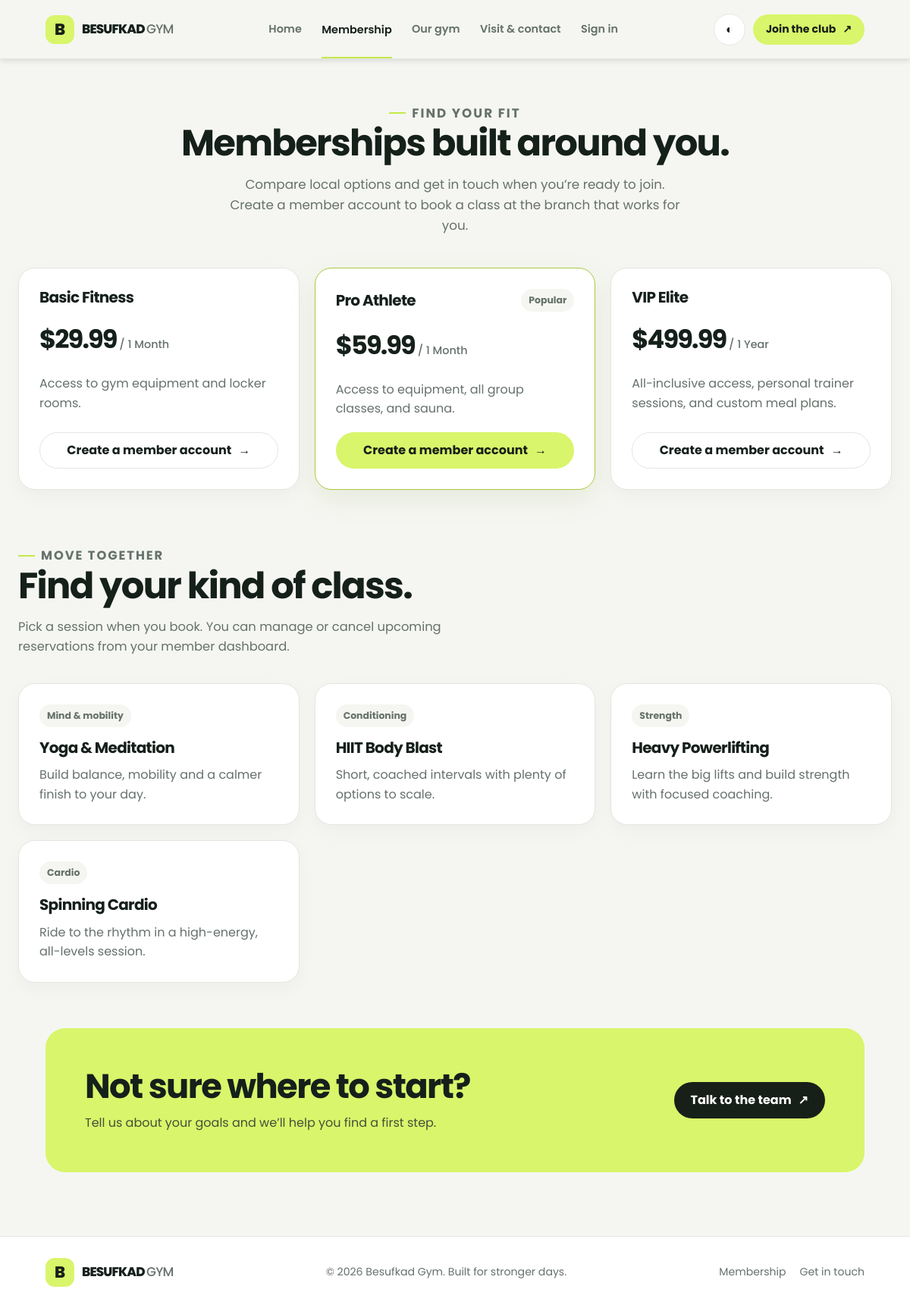
/services.php, run on the app's committed database.
### tables this page shows
CREATE TABLE IF NOT EXISTS plans (
    id INT AUTO_INCREMENT PRIMARY KEY,
    name VARCHAR(50) NOT NULL,
    price DECIMAL(10,2) NOT NULL,
    duration VARCHAR(20) NOT NULL,
    description TEXT
);

### includes/lang.php (called while the page is built, shortened)
<?php
$current_lang = $_SESSION['lang'] ?? 'en';
?>

### services.php (the view, shortened to what this page needs)
<?php
require_once 'config/db.php';
$result = $conn->query('SELECT id, name, price, duration, description FROM plans ORDER BY price ASC');
include 'includes/header.php';
?>
<section class="page-intro">
    <p class="eyebrow">Find your fit</p>
    <h2>Memberships built around you.</h2>
    <p>Compare local options and get in touch when you’re ready to join. Create a member account to book a class at the branch that works for you.</p>
</section>
<?php if ($result && $result->num_rows > 0): ?>
    <div class="card-grid">
        <?php $plan_index = 0; ?>
        <?php while ($plan = $result->fetch_assoc()): ?>
            <article class="card plan-card <?= $plan_index === 1 ? 'featured' : '' ?>">
                <div class="plan-top">
                    <h3><?= htmlspecialchars($plan['name'], ENT_QUOTES, 'UTF-8') ?></h3>
                    <?php if ($plan_index === 1): ?><span class="pill">Popular</span><?php endif; ?>
                </div>
                <div class="plan-price">$<?= number_format((float) $plan['price'], 2) ?><span> / <?= htmlspecialchars($plan['duration'], ENT_QUOTES, 'UTF-8') ?></span></div>
                <p><?= htmlspecialchars($plan['description'] ?? '', ENT_QUOTES, 'UTF-8') ?></p>
                <a class="button <?= $plan_index === 1 ? '' : 'button-outline' ?>" href="<?= isset($_SESSION['user_id']) ? 'dashboard.php#book-class' : 'register.php' ?>">
                    <?= isset($_SESSION['user_id']) ? 'Book a class' : 'Create a member account' ?> <span aria-hidden="true">→</span>
                </a>
            </article>
            <?php $plan_index++; ?>
        <?php endwhile; ?>
    </div>
<?php else: ?>
    <div class="schedule-note">Membership plans are temporarily unavailable. Please contact the club and we’ll help you choose an option.</div>
<?php endif; ?>
<section class="section" style="padding: 70px 0 0;">
    <div class="section-heading">
        <p class="eyebrow">Move together</p>
        <h2>Find your kind of class.</h2>
        <p>Pick a session when you book. You can manage or cancel upcoming reservations from your member dashboard.</p>
    </div>
    <div class="card-grid">
        <article class="card"><span class="pill">Mind &amp; mobility</span><h3 style="margin-top: 16px;">Yoga &amp; Meditation</h3><p>Build balance, mobility and a calmer finish to your day.</p></article>
        <article class="card"><span class="pill">Conditioning</span><h3 style="margin-top: 16px;">HIIT Body Blast</h3><p>Short, coached intervals with plenty of options to scale.</p></article>
        <article class="card"><span class="pill">Strength</span><h3 style="margin-top: 16px;">Heavy Powerlifting</h3><p>Learn the big lifts and build strength with focused coaching.</p></article>
        <article class="card"><span class="pill">Cardio</span><h3 style="margin-top: 16px;">Spinning Cardio</h3><p>Ride to the rhythm in a high-energy, all-levels session.</p></article>
    </div>
</section>
<section class="section" style="padding: 60px 0 0;">
    <div class="section-inner cta-panel"><div><h2>Not sure where to start?</h2><p>Tell us about your goals and we’ll help you find a first step.</p></div><a class="button" href="contact.php">Talk to the team <span aria-hidden="true">↗</span></a></div>
</section>
<?php include 'includes/footer.php'; ?>

### includes/header.php (shortened to what this page needs)
<?php
require_once __DIR__ . '/lang.php';
$current_page = basename($_SERVER['SCRIPT_NAME'] ?? 'index.php');
?>
<!DOCTYPE html>
<html lang="<?= htmlspecialchars($current_lang, ENT_QUOTES, 'UTF-8') ?>">
<head>
    <link rel="stylesheet" href="css/style.css">
</head>
<body>
<header class="site-header">
    <a class="brand" href="index.php" aria-label="Besufkad Gym home">
        <span class="brand-mark">B</span>
        <span class="brand-name">BESUFKAD <span>GYM</span></span>
    </a>
    <nav class="primary-nav" id="primaryNav" aria-label="Main navigation">
        <a class="<?= $current_page === 'index.php' ? 'active' : '' ?>" href="index.php">Home</a>
        <a class="<?= $current_page === 'services.php' ? 'active' : '' ?>" href="services.php">Membership</a>
        <a class="<?= $current_page === 'about.php' ? 'active' : '' ?>" href="about.php">Our gym</a>
        <a class="<?= $current_page === 'contact.php' ? 'active' : '' ?>" href="contact.php">Visit &amp; contact</a>
        <?php if (isset($_SESSION['user_id'])): ?>
            <a class="<?= $current_page === 'dashboard.php' ? 'active' : '' ?>" href="dashboard.php">My bookings</a>
            <a href="logout.php">Sign out</a>
        <?php else: ?>
            <a class="<?= $current_page === 'login.php' ? 'active' : '' ?>" href="login.php">Sign in</a>
        <?php endif; ?>
    </nav>
    <div class="header-actions">
        <button id="themeToggle" class="icon-button" type="button" aria-label="Toggle dark mode" title="Toggle dark mode">◐</button>
        <?php if (!isset($_SESSION['user_id'])): ?>
            <a class="button button-small register-link" href="register.php">Join the club <span aria-hidden="true">↗</span></a>
        <?php else: ?>
            <span class="pill"><?= htmlspecialchars($_SESSION['username'], ENT_QUOTES, 'UTF-8') ?></span>
        <?php endif; ?>
    </div>
</header>
<main class="<?= $current_page === 'index.php' ? 'home-main' : '' ?>">

### includes/footer.php
</main>
<footer class="site-footer">
    <div class="footer-inner">
        <a class="brand" href="index.php"><span class="brand-mark">B</span><span class="brand-name">BESUFKAD <span>GYM</span></span></a>
        <p>&copy; <?= date('Y') ?> Besufkad Gym. Built for stronger days.</p>
        <div class="footer-links"><a href="services.php">Membership</a><a href="contact.php">Get in touch</a></div>
    </div>
</footer>
</body>
</html>

### data on the page
plans: name "Basic Fitness", price "29.99", duration "1 Month", description "Access to gym equipment and locker rooms."
plans: name "Pro Athlete", shows "Popular", price "59.99", duration "1 Month", description "Access to equipment, all group classes, and sauna."
plans: name "VIP Elite", price "499.99", duration "1 Year", description "All-inclusive access, personal trainer sessions, and custom meal plans."
